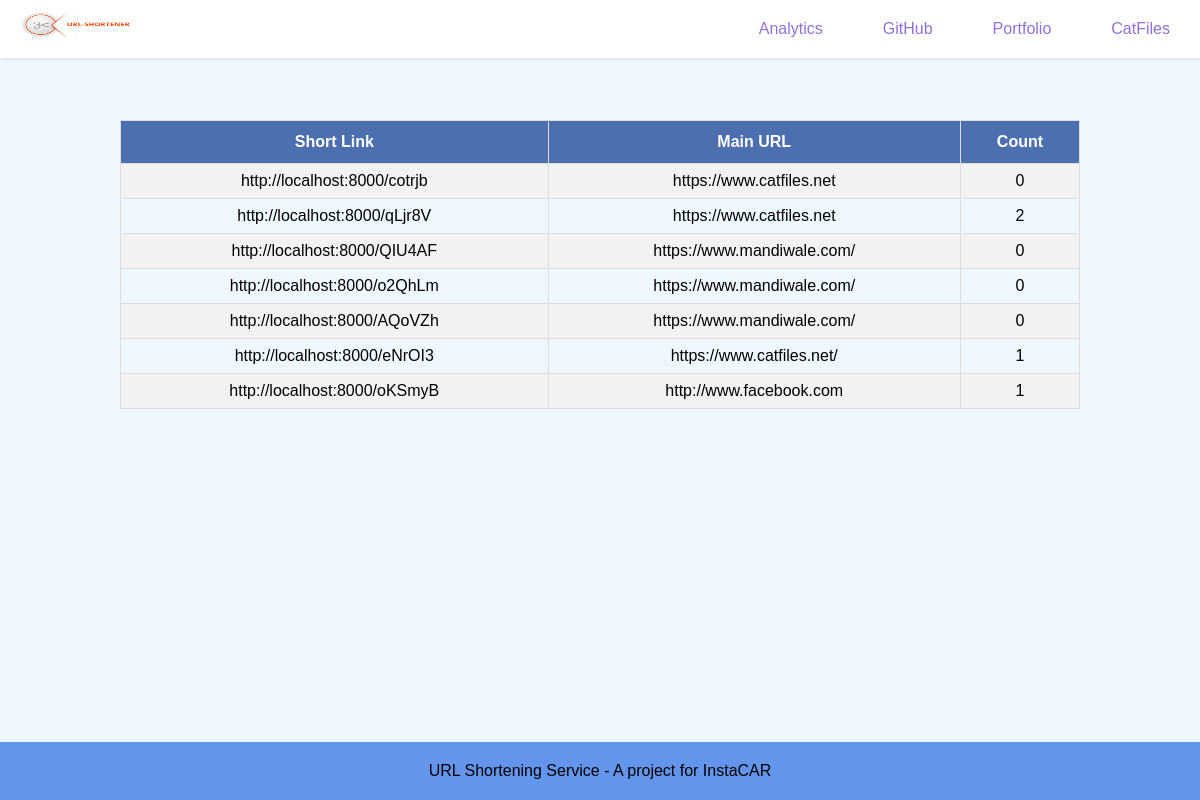
The page /analytics/ on the database its author committed.
### url_shortner/models.py (models this page shows)
class UrlDetail(models.Model):
    short_url_id = models.SlugField(max_length=6,primary_key=True)
    http_main_url = models.URLField(max_length=200)
    pub_date = models.DateTimeField(auto_now=True)
    count = models.IntegerField(default=0)

### url_shortner/views.py (the view)
# urls.py: url(r'^analytics/$', views.all_link, name='all_link'),
def all_link(request):
    res = UrlDetail.objects.all()
    base_url = settings.SITE_URL
    context = {
        'res': res,
        'base_url': base_url
    }
    return render(request, 'all_link.html', context)

### templates/all_link.html (shortened to what this page needs)
{% extends "base.html" %}
{% block content %}
  <div class="all_link-container">
    <table id="analytics">
      <tr>
        <th>Short Link</th>
        <th>Main URL</th>
        <th>Count</th>
      </tr>
      {% for link in res %}
      <tr>
        <td>{{ base_url }}/{{ link.short_url_id }}</td>
        <td>{{ link.http_main_url }}</td>
        <td>{{ link.count }}</td>
      </tr>
      {% endfor %}
    </table>
  </div>
{% endblock content %}

### templates/base.html (shortened to what this page needs)
<!DOCTYPE html>
<html>
  <head>
    {% load staticfiles %}
    <link rel="stylesheet" type="text/css" href="{% static 'css/index.css' %}" />
  </head>
  <body>
    <div>
      <header class="header">
        <a href="{% url 'home' %}" class="logo"><img class="img-logo" src="{% static 'img/url.jpg' %}"/></a>
        <ul class="menu">
          <li><a href="{% url 'all_link' %}">Analytics</a></li>
          <li><a href="https://github.com/ujjwalsb">GitHub</a></li>
          <li><a href="https://ujjwalsb.catfiles.net/">Portfolio</a></li>
          <li><a href="https://www.catfiles.net">CatFiles</a></li>
        </ul>
      </header>
      <div>
        {% block content %}
        {% endblock %}
      </div>
    </div>
  </body>
  <footer class="footer">
    URL Shortening Service - A project for InstaCAR
  </footer>
</html>

### static/css/index.css (style rules this page uses)
.all_link-container { padding: 10%; text-align: center; }
.footer { text-align: center; padding: 20px 0px; position: fixed; left: 0; bottom: 0; width: 100%; background-color: cornflowerblue; }
.img-logo { width: 110px; height: 30px; }
#analytics { font-family: "Trebuchet MS", Arial, Helvetica, sans-serif; border-collapse: collapse; width: 100%; }
#analytics td, #analytics th { border: 1px solid #ddd; padding: 8px; }
#analytics tr:nth-child(even) { background-color: #f2f2f2; }
#analytics th { padding-top: 12px; padding-bottom: 12px; text-align: left; background-color: #4c6faf; color: white; text-align: center; }
body { margin: 0; background-color: aliceblue; font-family: Helvetica, sans-serif; }
a { color: mediumpurple; text-decoration: none; }
.header { background-color: #fff; box-shadow: 1px 1px 4px 0 rgba(0,0,0,.1); position: fixed; width: 100%; }
.header ul { margin: 0; padding: 0; list-style: none; overflow: hidden; background-color: #fff; }
.header li a { display: block; padding: 20px 20px; text-decoration: none; }
.header .logo { display: block; float: left; font-size: 2em; padding: 10px 20px; text-decoration: none; }
.header .menu { clear: both; max-height: 0; transition: max-height .2s ease-out; }
@media (min-width: 768px) { .header li { float: left; } }
@media (min-width: 768px) { .header li a { padding: 20px 30px; } }
@media (min-width: 768px) { .header .menu { clear: none; float: right; max-height: none; } }

### rows shown on the page
UrlDetail: base_url "http://localhost:8000", short_url_id "cotrjb", http_main_url "https://www.catfiles.net", count "0"
UrlDetail: base_url "http://localhost:8000", short_url_id "qLjr8V", http_main_url "https://www.catfiles.net", count "2"
UrlDetail: base_url "http://localhost:8000", short_url_id "QIU4AF", http_main_url "https://www.mandiwale.com/", count "0"
UrlDetail: base_url "http://localhost:8000", short_url_id "o2QhLm", http_main_url "https://www.mandiwale.com/", count "0"
UrlDetail: base_url "http://localhost:8000", short_url_id "AQoVZh", http_main_url "https://www.mandiwale.com/", count "0"
UrlDetail: base_url "http://localhost:8000", short_url_id "eNrOI3", http_main_url "https://www.catfiles.net/", count "1"
UrlDetail: base_url "http://localhost:8000", short_url_id "oKSmyB", http_main_url "http://www.facebook.com", count "1"
